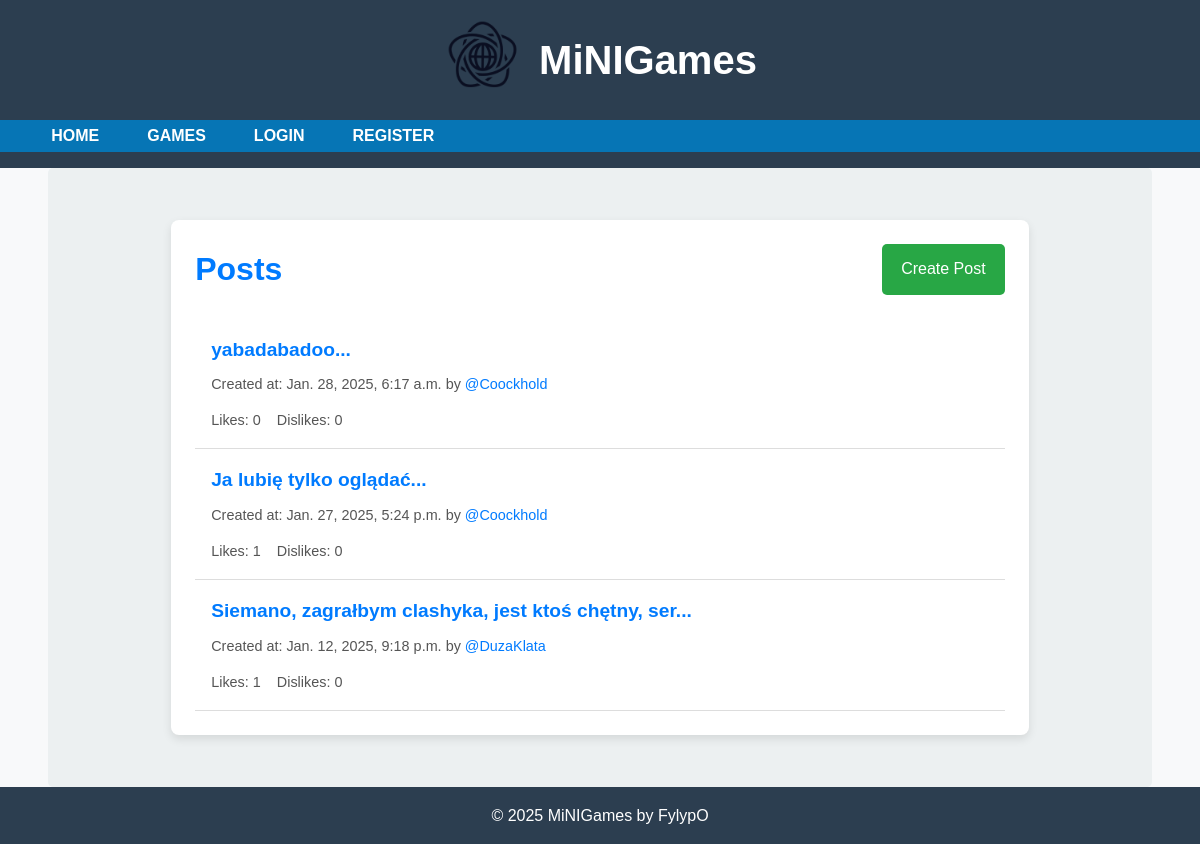
/posts/, run on the app's committed database.
### minigames/models.py (models this page shows, shortened)
class ReactionMixin(models.Model):
    likes = models.IntegerField(default=0)
    dislikes = models.IntegerField(default=0)
    reactions = GenericRelation('Reaction', related_query_name='content_object')
    class Meta:
        abstract = True
    @property
    def like_count(self):
        return self.reactions.filter(reaction_type=Reaction.ReactionType.LIKE).count()
    @property
    def dislike_count(self):
        return self.reactions.filter(reaction_type=Reaction.ReactionType.DISLIKE).count()

class Post(ReactionMixin, models.Model):
    content = models.TextField()
    created_at = models.DateTimeField(auto_now_add=True)
    updated_at = models.DateTimeField(auto_now=True)
    author = models.ForeignKey(User, on_delete=models.CASCADE)
    edited = models.BooleanField(default=False)

### minigames/views.py (the view)
# urls.py: path('posts/', views.posts, name='posts'),
def posts(request):
    posts = Post.objects.all().order_by('-created_at')
    context = {"posts": posts}
    return render(request, 'minigames/posts.html', context)

### templates/minigames/posts.html (shortened to what this page needs)
{% extends "minigames/base.html" %}
{% load static %}
{% block extra_css %}
    <link rel="stylesheet" href="{% static 'css/posts.css' %}">
{% endblock %}
{% block content %}
<div id="Posts" class="tabcontent">
    <div class="posts-container">
        <div class="posts-header">
            <h2>Posts</h2>
            <a href="{% url 'post_create' %}" class="btn create-button">Create Post</a>
        </div>
        <ul class="content-list">
            {% for post in posts|dictsortreversed:"created_at" %}
            <li class="list-item">
                <h3>
                    <a href="{% url 'post_site' post.id %}" class="item-title">
                        {{ post.content|slice:":50" }}...
                    </a>
                </h3>
                <p class="item-meta">
                    Created at: {{ post.created_at }}
                    <span class="author">
                        by <a href="{% url 'user_profile' post.author.id %}">@{{ post.author.username }}</a>
                    </span>
                </p>
                <div class="item-stats">
                    <small id="post-{{ post.id }}-likes">Likes: {{ post.like_count }}</small>
                    <small id="post-{{ post.id }}-dislikes">Dislikes: {{ post.dislike_count }}</small>
                </div>
            </li>
            {% endfor %}
        </ul>
    </div>
</div>
{% endblock %}

### static/CSS/base.css (style rules this page uses)
* { margin: 0; padding: 0; box-sizing: border-box; }
html, body { font-family: 'Roboto', sans-serif; height: 100%; color: #333; line-height: 1.6; overflow-x: hidden; overflow-y: scroll; }
html, body { display: flex; flex-direction: column; height: 100%; }

### static/CSS/posts.css (style rules this page uses)
* { margin: 0; padding: 0; box-sizing: border-box; }
body { font-family: 'Arial', sans-serif; background-color: #f8f9fa; color: #333; line-height: 1.6; }
.posts-container { max-width: 80%; margin: 20px auto; padding: 1.5rem; background: #fff; border-radius: 8px; box-shadow: 0 4px 10px rgba(0, 0, 0, 0.1); }
.posts-header { display: flex; justify-content: space-between; align-items: center; margin-bottom: 1.5rem; }
.posts-header h2 { font-size: 2rem; color: #007bff; }
.create-button { background-color: #28a745; color: #fff; padding: 0.8rem 1.2rem; border: none; border-radius: 5px; font-size: 1rem; text-decoration: none; transition: background-color 0.3s ease; }
.content-list { list-style: none; padding: 0; margin: 0; }
.list-item { padding: 1rem; border-bottom: 1px solid #ddd; transition: background-color 0.2s ease; }
.item-title { font-size: 1.2rem; color: #007bff; text-decoration: none; }
.item-meta { font-size: 0.9rem; color: #555; margin-top: 0.5rem; }
.author a { color: #007bff; text-decoration: none; }
.item-stats { margin-top: 0.8rem; display: flex; gap: 1rem; font-size: 0.9rem; color: #555; }
.item-stats small { font-size: 0.9rem; }

### data on the page
Post: content "yabadabadoo", created_at "Jan. 28, 2025, 6:17 a.m.", author.username "Coockhold", like_count "0", dislike_count "0"
Post: content "Ja lubię tylko oglądać", created_at "Jan. 27, 2025, 5:24 p.m.", author.username "Coockhold", like_count "1", dislike_count "0"
Post: content "Siemano, zagrałbym clashyka, jest ktoś chętny, ser", created_at "Jan. 12, 2025, 9:18 p.m.", author.username "DuzaKlata", like_count "1", dislike_count "0"
